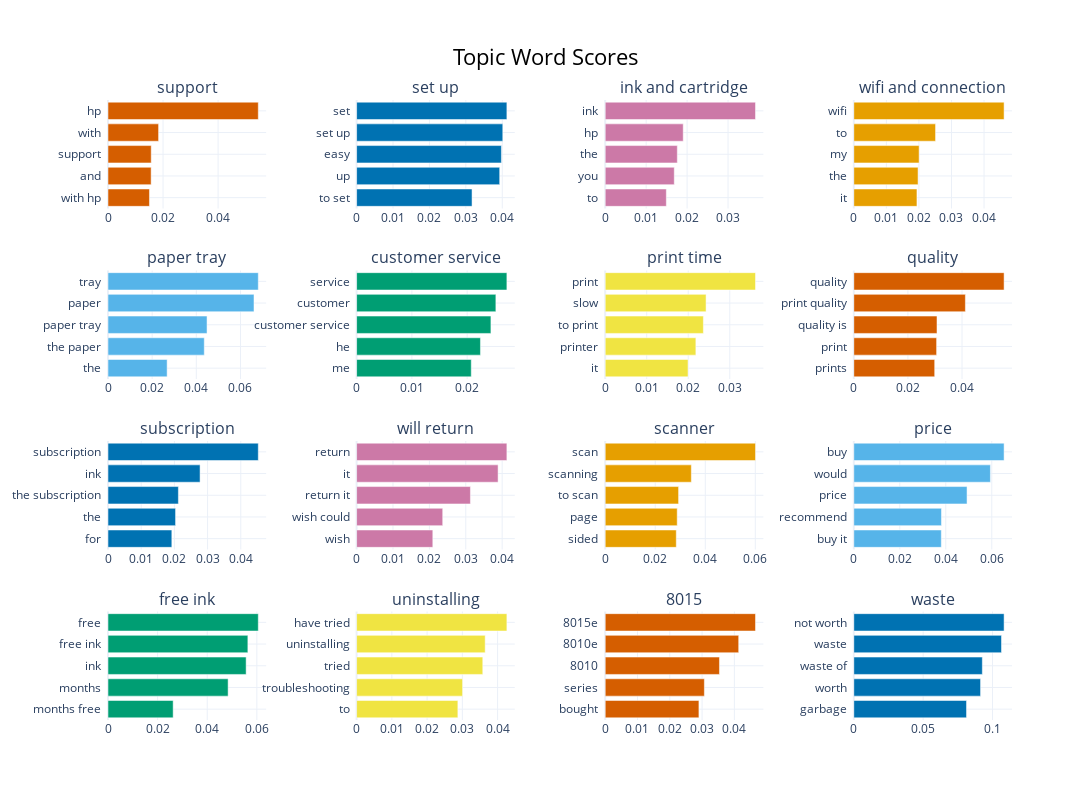

This figure's notebook cell:
### Code cell
topic_model.visualize_barchart(
    top_n_topics=4*4, custom_labels=True, width=300, height=200)

### Figure 1 — Plotly figure (JSON) as saved in the notebook; plotly's stock layout.template omitted (floating-point values rounded to 4 significant figures)
{"data": [{"marker": {"color": "#D55E00"}, "orientation": "h", "type": "bar", "x": [0.01506, 0.01567, 0.0157, 0.01838, 0.05461], "xaxis": "x", "y": ["with hp  ", "and  ", "support  ", "with  ", "hp  "], "yaxis": "y"}, {"marker": {"color": "#0072B2"}, "orientation": "h", "type": "bar", "x": [0.0317, 0.03929, 0.03977, 0.04015, 0.04128], "xaxis": "x2", "y": ["to set  ", "up  ", "easy  ", "set up  ", "set  "], "yaxis": "y2"}, {"marker": {"color": "#CC79A7"}, "orientation": "h", "type": "bar", "x": [0.01493, 0.01687, 0.01761, 0.01905, 0.0367], "xaxis": "x3", "y": ["to  ", "you  ", "the  ", "hp  ", "ink  "], "yaxis": "y3"}, {"marker": {"color": "#E69F00"}, "orientation": "h", "type": "bar", "x": [0.01939, 0.01973, 0.02006, 0.0251, 0.04615], "xaxis": "x4", "y": ["it  ", "the  ", "my  ", "to  ", "wifi  "], "yaxis": "y4"}, {"marker": {"color": "#56B4E9"}, "orientation": "h", "type": "bar", "x": [0.02678, 0.0436, 0.04486, 0.06613, 0.06808], "xaxis": "x5", "y": ["the  ", "the paper  ", "paper tray  ", "paper  ", "tray  "], "yaxis": "y5"}, {"marker": {"color": "#009E73"}, "orientation": "h", "type": "bar", "x": [0.02074, 0.0224, 0.0243, 0.02519, 0.02719], "xaxis": "x6", "y": ["me  ", "he  ", "customer service  ", "customer  ", "service  "], "yaxis": "y6"}, {"marker": {"color": "#F0E442"}, "orientation": "h", "type": "bar", "x": [0.01995, 0.02184, 0.02365, 0.0243, 0.0362], "xaxis": "x7", "y": ["it  ", "printer  ", "to print  ", "slow  ", "print  "], "yaxis": "y7"}, {"marker": {"color": "#D55E00"}, "orientation": "h", "type": "bar", "x": [0.0299, 0.03061, 0.03075, 0.04124, 0.05555], "xaxis": "x8", "y": ["prints  ", "print  ", "quality is  ", "print quality  ", "quality  "], "yaxis": "y8"}, {"marker": {"color": "#0072B2"}, "orientation": "h", "type": "bar", "x": [0.01923, 0.02035, 0.0212, 0.02773, 0.04527], "xaxis": "x9", "y": ["for  ", "the  ", "the subscription  ", "ink  ", "subscription  "], "yaxis": "y9"}, {"marker": {"color": "#CC79A7"}, "orientation": "h", "type": "bar", "x": [0.02094, 0.02366, 0.03128, 0.03888, 0.0413], "xaxis": "x10", "y": ["wish  ", "wish could  ", "return it  ", "it  ", "return  "], "yaxis": "y10"}, {"marker": {"color": "#E69F00"}, "orientation": "h", "type": "bar", "x": [0.02841, 0.02878, 0.02933, 0.03443, 0.06007], "xaxis": "x11", "y": ["sided  ", "page  ", "to scan  ", "scanning  ", "scan  "], "yaxis": "y11"}, {"marker": {"color": "#56B4E9"}, "orientation": "h", "type": "bar", "x": [0.03806, 0.03812, 0.04924, 0.0594, 0.06535], "xaxis": "x12", "y": ["buy it  ", "recommend  ", "price  ", "would  ", "buy  "], "yaxis": "y12"}, {"marker": {"color": "#009E73"}, "orientation": "h", "type": "bar", "x": [0.02626, 0.04842, 0.05568, 0.05638, 0.06058], "xaxis": "x13", "y": ["months free  ", "months  ", "ink  ", "free ink  ", "free  "], "yaxis": "y13"}, {"marker": {"color": "#F0E442"}, "orientation": "h", "type": "bar", "x": [0.02873, 0.03007, 0.03579, 0.03648, 0.04264], "xaxis": "x14", "y": ["to  ", "troubleshooting  ", "tried  ", "uninstalling  ", "have tried  "], "yaxis": "y14"}, {"marker": {"color": "#D55E00"}, "orientation": "h", "type": "bar", "x": [0.02902, 0.03071, 0.03538, 0.04134, 0.04654], "xaxis": "x15", "y": ["bought  ", "series  ", "8010  ", "8010e  ", "8015e  "], "yaxis": "y15"}, {"marker": {"color": "#0072B2"}, "orientation": "h", "type": "bar", "x": [0.08127, 0.09139, 0.09266, 0.1065, 0.1084], "xaxis": "x16", "y": ["garbage  ", "worth  ", "waste of  ", "waste  ", "not worth  "], "yaxis": "y16"}], "layout": {"annotations": [{"font": {"size": 16}, "showarrow": false, "text": "support", "x": 0.0875, "xanchor": "center", "xref": "paper", "y": 1, "yanchor": "bottom", "yref": "paper"}, {"font": {"size": 16}, "showarrow": false, "text": "set up", "x": 0.3625, "xanchor": "center", "xref": "paper", "y": 1, "yanchor": "bottom", "yref": "paper"}, {"font": {"size": 16}, "showarrow": false, "text": "ink and cartridge", "x": 0.6375, "xanchor": "center", "xref": "paper", "y": 1, "yanchor": "bottom", "yref": "paper"}, {"font": {"size": 16}, "showarrow": false, "text": "wifi and connection", "x": 0.9125, "xanchor": "center", "xref": "paper", "y": 1, "yanchor": "bottom", "yref": "paper"}, {"font": {"size": 16}, "showarrow": false, "text": "paper tray", "x": 0.0875, "xanchor": "center", "xref": "paper", "y": 0.725, "yanchor": "bottom", "yref": "paper"}, {"font": {"size": 16}, "showarrow": false, "text": "customer service", "x": 0.3625, "xanchor": "center", "xref": "paper", "y": 0.725, "yanchor": "bottom", "yref": "paper"}, {"font": {"size": 16}, "showarrow": false, "text": "print time", "x": 0.6375, "xanchor": "center", "xref": "paper", "y": 0.725, "yanchor": "bottom", "yref": "paper"}, {"font": {"size": 16}, "showarrow": false, "text": "quality", "x": 0.9125, "xanchor": "center", "xref": "paper", "y": 0.725, "yanchor": "bottom", "yref": "paper"}, {"font": {"size": 16}, "showarrow": false, "text": "subscription", "x": 0.0875, "xanchor": "center", "xref": "paper", "y": 0.45, "yanchor": "bottom", "yref": "paper"}, {"font": {"size": 16}, "showarrow": false, "text": "will return", "x": 0.3625, "xanchor": "center", "xref": "paper", "y": 0.45, "yanchor": "bottom", "yref": "paper"}, {"font": {"size": 16}, "showarrow": false, "text": "scanner", "x": 0.6375, "xanchor": "center", "xref": "paper", "y": 0.45, "yanchor": "bottom", "yref": "paper"}, {"font": {"size": 16}, "showarrow": false, "text": "price", "x": 0.9125, "xanchor": "center", "xref": "paper", "y": 0.45, "yanchor": "bottom", "yref": "paper"}, {"font": {"size": 16}, "showarrow": false, "text": "free ink", "x": 0.0875, "xanchor": "center", "xref": "paper", "y": 0.175, "yanchor": "bottom", "yref": "paper"}, {"font": {"size": 16}, "showarrow": false, "text": "uninstalling", "x": 0.3625, "xanchor": "center", "xref": "paper", "y": 0.175, "yanchor": "bottom", "yref": "paper"}, {"font": {"size": 16}, "showarrow": false, "text": "8015", "x": 0.6375, "xanchor": "center", "xref": "paper", "y": 0.175, "yanchor": "bottom", "yref": "paper"}, {"font": {"size": 16}, "showarrow": false, "text": "waste", "x": 0.9125, "xanchor": "center", "xref": "paper", "y": 0.175, "yanchor": "bottom", "yref": "paper"}], "height": 800, "hoverlabel": {"bgcolor": "white", "font": {"family": "Rockwell", "size": 16}}, "showlegend": false, "title": {"font": {"color": "Black", "size": 22}, "text": "Topic Word Scores", "x": 0.5, "xanchor": "center", "yanchor": "top"}, "width": 1200, "xaxis": {"anchor": "y", "domain": [0, 0.175], "showgrid": true}, "xaxis10": {"anchor": "y10", "domain": [0.275, 0.45], "showgrid": true}, "xaxis11": {"anchor": "y11", "domain": [0.55, 0.725], "showgrid": true}, "xaxis12": {"anchor": "y12", "domain": [0.825, 1], "showgrid": true}, "xaxis13": {"anchor": "y13", "domain": [0, 0.175], "showgrid": true}, "xaxis14": {"anchor": "y14", "domain": [0.275, 0.45], "showgrid": true}, "xaxis15": {"anchor": "y15", "domain": [0.55, 0.725], "showgrid": true}, "xaxis16": {"anchor": "y16", "domain": [0.825, 1], "showgrid": true}, "xaxis2": {"anchor": "y2", "domain": [0.275, 0.45], "showgrid": true}, "xaxis3": {"anchor": "y3", "domain": [0.55, 0.725], "showgrid": true}, "xaxis4": {"anchor": "y4", "domain": [0.825, 1], "showgrid": true}, "xaxis5": {"anchor": "y5", "domain": [0, 0.175], "showgrid": true}, "xaxis6": {"anchor": "y6", "domain": [0.275, 0.45], "showgrid": true}, "xaxis7": {"anchor": "y7", "domain": [0.55, 0.725], "showgrid": true}, "xaxis8": {"anchor": "y8", "domain": [0.825, 1], "showgrid": true}, "xaxis9": {"anchor": "y9", "domain": [0, 0.175], "showgrid": true}, "yaxis": {"anchor": "x", "domain": [0.825, 1], "showgrid": true}, "yaxis10": {"anchor": "x10", "domain": [0.275, 0.45], "showgrid": true}, "yaxis11": {"anchor": "x11", "domain": [0.275, 0.45], "showgrid": true}, "yaxis12": {"anchor": "x12", "domain": [0.275, 0.45], "showgrid": true}, "yaxis13": {"anchor": "x13", "domain": [0, 0.175], "showgrid": true}, "yaxis14": {"anchor": "x14", "domain": [0, 0.175], "showgrid": true}, "yaxis15": {"anchor": "x15", "domain": [0, 0.175], "showgrid": true}, "yaxis16": {"anchor": "x16", "domain": [0, 0.175], "showgrid": true}, "yaxis2": {"anchor": "x2", "domain": [0.825, 1], "showgrid": true}, "yaxis3": {"anchor": "x3", "domain": [0.825, 1], "showgrid": true}, "yaxis4": {"anchor": "x4", "domain": [0.825, 1], "showgrid": true}, "yaxis5": {"anchor": "x5", "domain": [0.55, 0.725], "showgrid": true}, "yaxis6": {"anchor": "x6", "domain": [0.55, 0.725], "showgrid": true}, "yaxis7": {"anchor": "x7", "domain": [0.55, 0.725], "showgrid": true}, "yaxis8": {"anchor": "x8", "domain": [0.55, 0.725], "showgrid": true}, "yaxis9": {"anchor": "x9", "domain": [0.275, 0.45], "showgrid": true}}}
